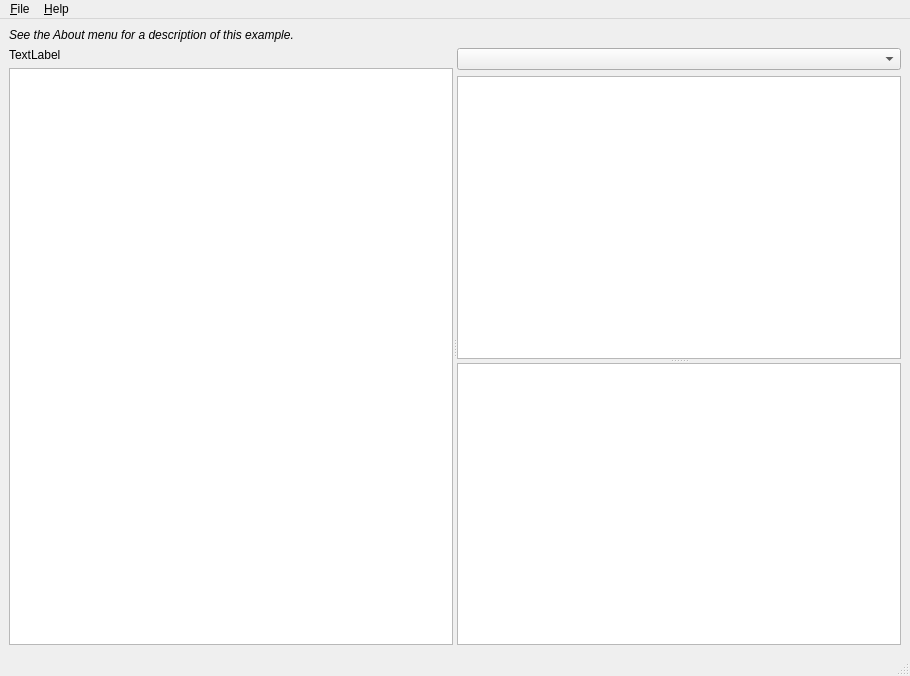
<ui version="4.0" >
 <class>MainWindow</class>
 <widget class="QMainWindow" name="MainWindow" >
  <property name="geometry" >
   <rect>
    <x>0</x>
    <y>0</y>
    <width>910</width>
    <height>676</height>
   </rect>
  </property>
  <property name="windowTitle" >
   <string>File Tree</string>
  </property>
  <widget class="QWidget" name="centralwidget" >
   <property name="geometry" >
    <rect>
     <x>0</x>
     <y>29</y>
     <width>910</width>
     <height>625</height>
    </rect>
   </property>
   <layout class="QVBoxLayout" name="verticalLayout_3" >
    <item>
     <widget class="QLabel" name="label" >
      <property name="sizePolicy" >
       <sizepolicy vsizetype="Fixed" hsizetype="Preferred" >
        <horstretch>0</horstretch>
        <verstretch>0</verstretch>
       </sizepolicy>
      </property>
      <property name="font" >
       <font>
        <italic>true</italic>
       </font>
      </property>
      <property name="text" >
       <string>See the About menu for a description of this example.</string>
      </property>
     </widget>
    </item>
    <item>
     <widget class="QSplitter" name="splitter_2" >
      <property name="orientation" >
       <enum>Qt::Horizontal</enum>
      </property>
      <widget class="QWidget" name="" >
       <layout class="QVBoxLayout" name="verticalLayout_2" >
        <item>
         <widget class="QLabel" name="treeInfo" >
          <property name="sizePolicy" >
           <sizepolicy vsizetype="Fixed" hsizetype="Preferred" >
            <horstretch>0</horstretch>
            <verstretch>0</verstretch>
           </sizepolicy>
          </property>
          <property name="text" >
           <string>TextLabel</string>
          </property>
         </widget>
        </item>
        <item>
         <widget class="QTextEdit" name="fileTree" >
          <property name="sizePolicy" >
           <sizepolicy vsizetype="Minimum" hsizetype="Expanding" >
            <horstretch>0</horstretch>
            <verstretch>0</verstretch>
           </sizepolicy>
          </property>
          <property name="readOnly" >
           <bool>true</bool>
          </property>
          <property name="html" >
           <string>&lt;!DOCTYPE HTML PUBLIC "-//W3C//DTD HTML 4.0//EN" "http://www.w3.org/TR/REC-html40/strict.dtd">
&lt;html>&lt;head>&lt;meta name="qrichtext" content="1" />&lt;style type="text/css">
p, li { white-space: pre-wrap; }
&lt;/style>&lt;/head>&lt;body style=" font-family:'Sans Serif'; font-size:9pt; font-weight:400; font-style:normal;">
&lt;p style="-qt-paragraph-type:empty; margin-top:0px; margin-bottom:0px; margin-left:0px; margin-right:0px; -qt-block-indent:0; text-indent:0px;">&lt;/p>&lt;/body>&lt;/html></string>
          </property>
          <property name="acceptRichText" >
           <bool>false</bool>
          </property>
         </widget>
        </item>
       </layout>
      </widget>
      <widget class="QWidget" name="" >
       <layout class="QVBoxLayout" name="verticalLayout" >
        <item>
         <widget class="QComboBox" name="queryBox" />
        </item>
        <item>
         <widget class="QSplitter" name="splitter" >
          <property name="orientation" >
           <enum>Qt::Vertical</enum>
          </property>
          <widget class="QTextEdit" name="queryEdit" >
           <property name="readOnly" >
            <bool>true</bool>
           </property>
           <property name="html" >
            <string>&lt;!DOCTYPE HTML PUBLIC "-//W3C//DTD HTML 4.0//EN" "http://www.w3.org/TR/REC-html40/strict.dtd">
&lt;html>&lt;head>&lt;meta name="qrichtext" content="1" />&lt;style type="text/css">
p, li { white-space: pre-wrap; }
&lt;/style>&lt;/head>&lt;body style=" font-family:'Sans Serif'; font-size:9pt; font-weight:400; font-style:normal;">
&lt;p style="-qt-paragraph-type:empty; margin-top:0px; margin-bottom:0px; margin-left:0px; margin-right:0px; -qt-block-indent:0; text-indent:0px;">&lt;/p>&lt;/body>&lt;/html></string>
           </property>
           <property name="acceptRichText" >
            <bool>false</bool>
           </property>
          </widget>
          <widget class="QTextEdit" name="output" >
           <property name="sizePolicy" >
            <sizepolicy vsizetype="Minimum" hsizetype="Expanding" >
             <horstretch>0</horstretch>
             <verstretch>0</verstretch>
            </sizepolicy>
           </property>
           <property name="readOnly" >
            <bool>true</bool>
           </property>
           <property name="html" >
            <string>&lt;!DOCTYPE HTML PUBLIC "-//W3C//DTD HTML 4.0//EN" "http://www.w3.org/TR/REC-html40/strict.dtd">
&lt;html>&lt;head>&lt;meta name="qrichtext" content="1" />&lt;style type="text/css">
p, li { white-space: pre-wrap; }
&lt;/style>&lt;/head>&lt;body style=" font-family:'Sans Serif'; font-size:9pt; font-weight:400; font-style:normal;">
&lt;p style="-qt-paragraph-type:empty; margin-top:0px; margin-bottom:0px; margin-left:0px; margin-right:0px; -qt-block-indent:0; text-indent:0px;">&lt;/p>&lt;/body>&lt;/html></string>
           </property>
           <property name="acceptRichText" >
            <bool>false</bool>
           </property>
          </widget>
         </widget>
        </item>
       </layout>
      </widget>
     </widget>
    </item>
   </layout>
   <zorder>label</zorder>
   <zorder>splitter_2</zorder>
   <zorder>queryBox</zorder>
   <zorder>treeInfo</zorder>
   <zorder>splitter</zorder>
  </widget>
  <widget class="QMenuBar" name="menubar" >
   <property name="geometry" >
    <rect>
     <x>0</x>
     <y>0</y>
     <width>910</width>
     <height>29</height>
    </rect>
   </property>
   <widget class="QMenu" name="menuFile" >
    <property name="title" >
     <string>&amp;File</string>
    </property>
    <addaction name="actionOpenDirectory" />
   </widget>
   <widget class="QMenu" name="menu_Help" >
    <property name="title" >
     <string>&amp;Help</string>
    </property>
    <addaction name="actionAbout" />
   </widget>
   <addaction name="menuFile" />
   <addaction name="menu_Help" />
  </widget>
  <widget class="QStatusBar" name="statusbar" >
   <property name="geometry" >
    <rect>
     <x>0</x>
     <y>654</y>
     <width>910</width>
     <height>22</height>
    </rect>
   </property>
  </widget>
  <action name="actionOpenDirectory" >
   <property name="text" >
    <string>Open Directory...</string>
   </property>
   <property name="shortcut" >
    <string>Ctrl+O</string>
   </property>
  </action>
  <action name="actionAbout" >
   <property name="text" >
    <string>&amp;About</string>
   </property>
   <property name="shortcut" >
    <string>Ctrl+A</string>
   </property>
  </action>
 </widget>
 <resources/>
 <connections/>
</ui>
